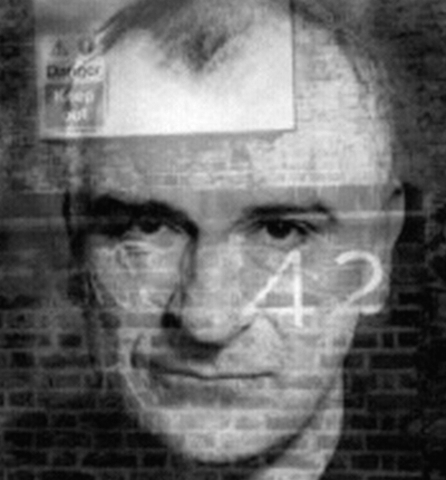
#> input picture figures/doug.jpg, 446 x 480 px
$ jupyter execute _02-Basics-Plots-and-Exercises-in-Matplotlib.ipynb   (shell and % lines are left out)
#> lines starting #> are read from the running program, lines starting #| are printed output that depends on the picture
-02-Plot-Basics-and-Exercises-in-Matplotlib © by A.Richter
------------------------------------------

The Plot-library used in this examples is **matplotlib** (  https://matplotlib.org/ )

matplotlib is imported by the lines below

[cell 1]
import matplotlib.pyplot as plt

where **plt** is used as an abreviation.

to make sure a diagram, an image or a plot is shown directly in the notebook below the code, this line is used

Plotting of 2D-Data in Singleplots
===

In the following example random numbers are generated, assigend to a linear function and added with random gaussian noise

[cell 2]
import numpy as np
import matplotlib.pyplot as plt

x=10*np.random.rand(20,1)   # uniform distributet samples between [0 ... 10]
y=6.3*x+15
plt.plot(x,y,'b.')
plt.show

y1=y+5*np.random.randn(20,1) # add random gaussian noise as random data errors
plt.plot(x,y1,'b.')
plt.show
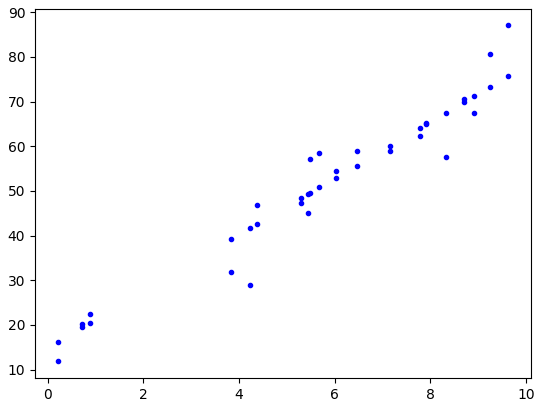
#> figure drawn by matplotlib, 1 panel

**Plotting of 2D Coordinate lists**

given a coordinate list as [X-Value,Y-Value]
with np.array() one makes an numeric Python datastructure C
and plots the data by specifying each column C[:,0] and C[:,1]

[cell 3]
# import numpy as np
# from matplotlib import pyplot as plt
# %matplotlib inline
# arrange the plot output in the notebook

CoordList= np.array(
[[85305.32,  20253.65],
[ 84711.28,  20407.43],
[ 84099.75 , 19748.73],
[ 84602.53 , 19156.37],
[ 85145.76  ,19453.91]])

plt.plot(CoordList[:,0],CoordList[:,1],'ro')
plt.show
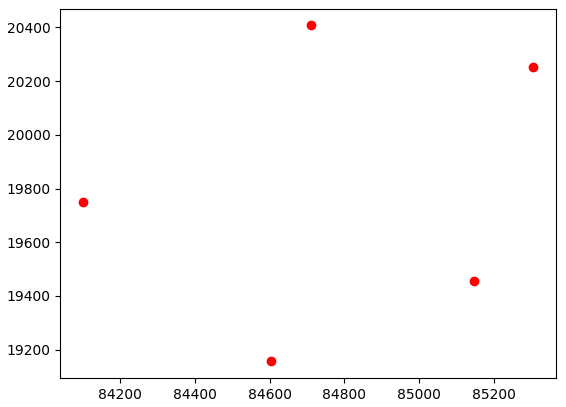
#> figure drawn by matplotlib, 1 panel

a Legend can be added (label is mandatory,e.g. **label='Coordinates'**), the color can be easily changed

[cell 4]
plt.plot(CoordList[:,0],CoordList[:,1],'bo', label='Coordinates')
plt.legend()
plt.show

a title can be added by the command: **plt.title('....')**

[cell 5]
plt.plot(CoordList[:,0],CoordList[:,1],'bo', label='Coordinates')
plt.title('Plot of a coordinates list')
plt.legend()
#plt.show
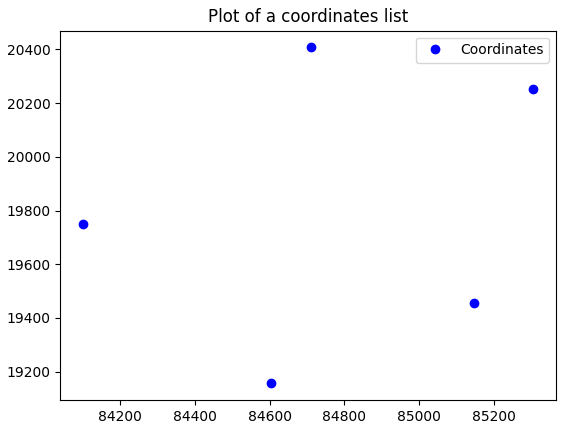
#> figure drawn by matplotlib, 1 panel

Plots can also be arranged side-by-side or in a grid
---

if more than one plot is needed the functions  **figure()** and **subplot()** is needed

The numbering of the "subplot(221)" means a 2 by 2 grid (22x-> first two numbers and the index x of current subplot [1...4] )

More than one plot can be arranged by the use of the subplot routine.

[cell 6]

x=10*np.random.rand(20,1)   # uniform distributet samples between [0...10]
y=6.3*x+15
y=y+10*np.random.randn(20,1)
x=np.ravel(x)
m,b=np.polyfit(x,y,1)
plt.plot(x,y,'ro')           # single plot
plt.title('Random Points in single-plot')

plt.figure(figsize=(16,12))   # figure with subplots
plt.subplot(221),plt.plot(x,y,'ro')
plt.title('Points')
plt.subplot(222),plt.plot(x,m*x+b,'b')
plt.title('Regression-line')
plt.subplot(223),plt.plot(x,y,'ro'),plt.plot(x,m*x+b,'b')
plt.title('Points and Regression-line')

#plt.show()
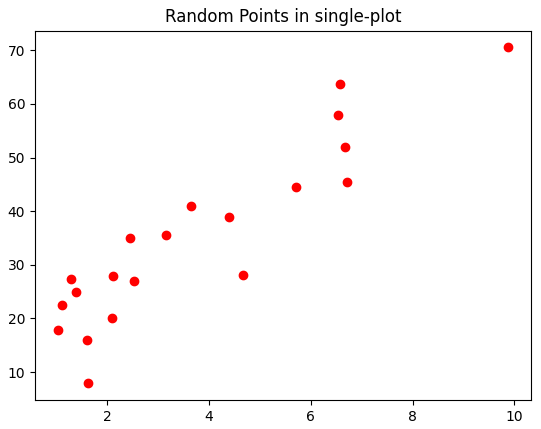
#> figure drawn by matplotlib, 1 panel
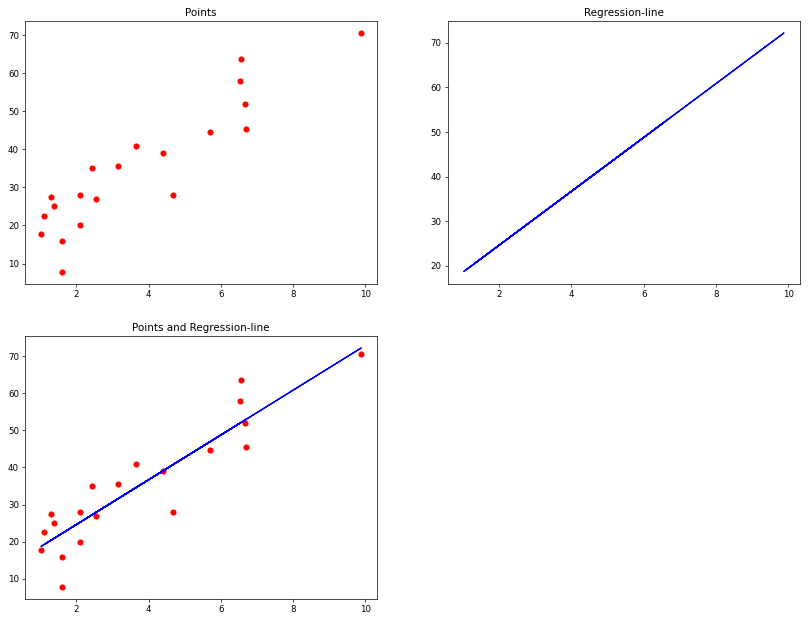
#> figure drawn by matplotlib, 3 panels

Imageplots - read image data with OpenCV
---

if a different sort of data is processed for example images, a different function from plt has to be used...

to display image-data the function **plt.imshow()** is used

to execute the following examples, OpenCV has to be installed separately... e.g. by  **pip3 install opencv-python**

https://stackoverflow.com/questions/46610689/how-to-import-cv2-in-python3

imshow() is often used together with function **figure()**, where the parameter **figsize=(10,5)** can influence the size of the plots

[cell 7]
import numpy as np
import matplotlib.pyplot as plt
import cv2

img=cv2.imread('figures/doug.jpg',0)
#> img is the input picture: shape (480, 446); min 5, max 255, mean 105.9
plt.figure(figsize=(10,5))
plt.imshow(img, cmap = 'gray')
plt.show()

image=img
plt.figure(figsize=(20,10))
plt.imshow(image)
plt.show()

Imageplots - read an image with Skimage library (Scikit-Image)
---

beside OpenCV there are many more Image Processing Libraries (e.g. PIL, Scikit image,..)
Importing image data with e.g. **Scikit image (skimage)** is shown below...

[cell 8]
import skimage.io as skio

doug=skio.imread('figures/doug.jpg')    # read the imgage to a variable called "doug"

plt.imshow(doug, cmap = 'gray')         # show the image and assign a colormap
plt.show()

in both cases **OpenCV** and **skimage** the result is a data representation as a numpy array

(the origine of rows and cols is in the upper left corner)

the image data can be used in the same way as the numpy-array/matrix in the first exercises...

data type:

[cell 9]
print(doug.dtype)
#| uint8

dimensions of the matrix: (3-Layers RGB)

[cell 10]
print(doug.shape)
#| (480, 446, 3)

image data - what is saved as a number in a pixel...

[cell 11]
print(doug[1:10,1:10,0])
#| [[62 60 61 65 70 71 67 59 48]
#|  [59 59 61 64 66 66 63 57 50]
#|  [57 58 61 61 63 65 63 60 56]
#|  [56 57 60 59 62 65 68 69 60]
#|  [56 59 59 60 64 67 71 70 65]
#|  [59 61 63 64 65 68 72 73 71]
#|  [64 67 69 70 69 69 72 74 73]
#|  [71 73 75 74 72 73 73 75 71]
#|  [79 79 78 76 74 74 74 70 68]]

$ run again, with figures/iris_setosa.jpg copied over figures/doug.jpg
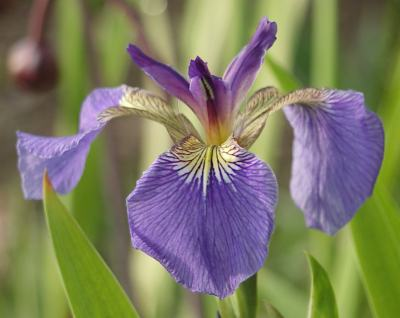
#> input picture figures/iris_setosa.jpg, 400 x 318 px
#> `img=cv2.imread('figures/doug.jpg',0)`:
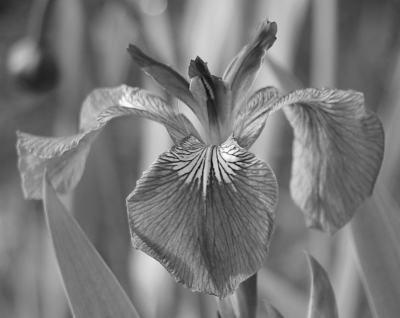
#> img: shape (318, 400); min 11, max 255, mean 120.9
#| uint8
#| (318, 400, 3)
#| [[56 57 58 58 59 60 60 63 64]
#|  [54 55 55 57 57 58 59 61 62]
#|  [53 54 55 57 58 59 59 62 62]
#|  [53 54 55 57 58 59 60 62 63]
#|  [52 54 55 57 58 60 60 62 63]
#|  [51 52 54 56 58 59 60 62 62]
#> (further printed lines are left out)

$ run again, with figures/iris_versicolor.jpg copied over figures/doug.jpg
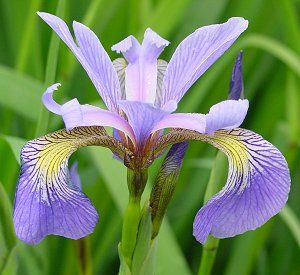
#> input picture figures/iris_versicolor.jpg, 300 x 275 px
#> `img=cv2.imread('figures/doug.jpg',0)`:
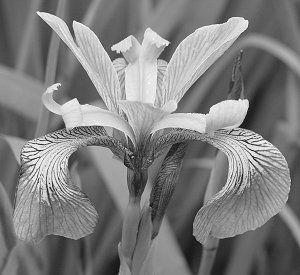
#> img: shape (275, 300); min 4, max 255, mean 126.3
#| uint8
#| (275, 300, 3)
#| [[45 51 56 60 63 65 67 67 67]
#|  [45 50 55 59 62 64 66 67 67]
#|  [44 49 54 58 61 64 66 68 68]
#|  [44 48 53 56 60 63 66 68 68]
#|  [43 47 52 55 60 63 66 68 68]
#|  [43 47 51 54 59 63 66 69 69]
#> (further printed lines are left out)

$ run again, with figures/iris_virginica.jpg copied over figures/doug.jpg
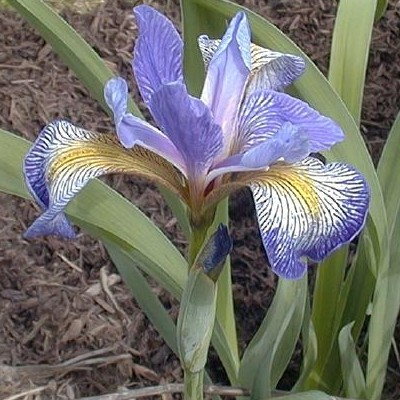
#> input picture figures/iris_virginica.jpg, 400 x 400 px
#> `img=cv2.imread('figures/doug.jpg',0)`:
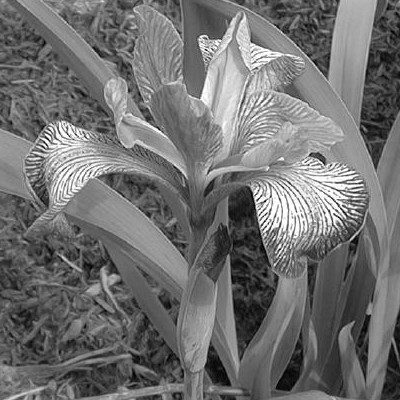
#> img: shape (400, 400); min 0, max 255, mean 113.1
#| uint8
#| (400, 400, 3)
#| [[146 165 167 152 132 113 102 100  90]
#|  [138 150 153 144 132 124 120 106  98]
#|  [120 123 131 136 133 130 129 113 106]
#|  [123 124 130 133 128 121 115 120 112]
#|  [129 129 126 119 109 107 110 124 123]
#|  [127 129 121 109 102 108 118 127 131]
#> (further printed lines are left out)
